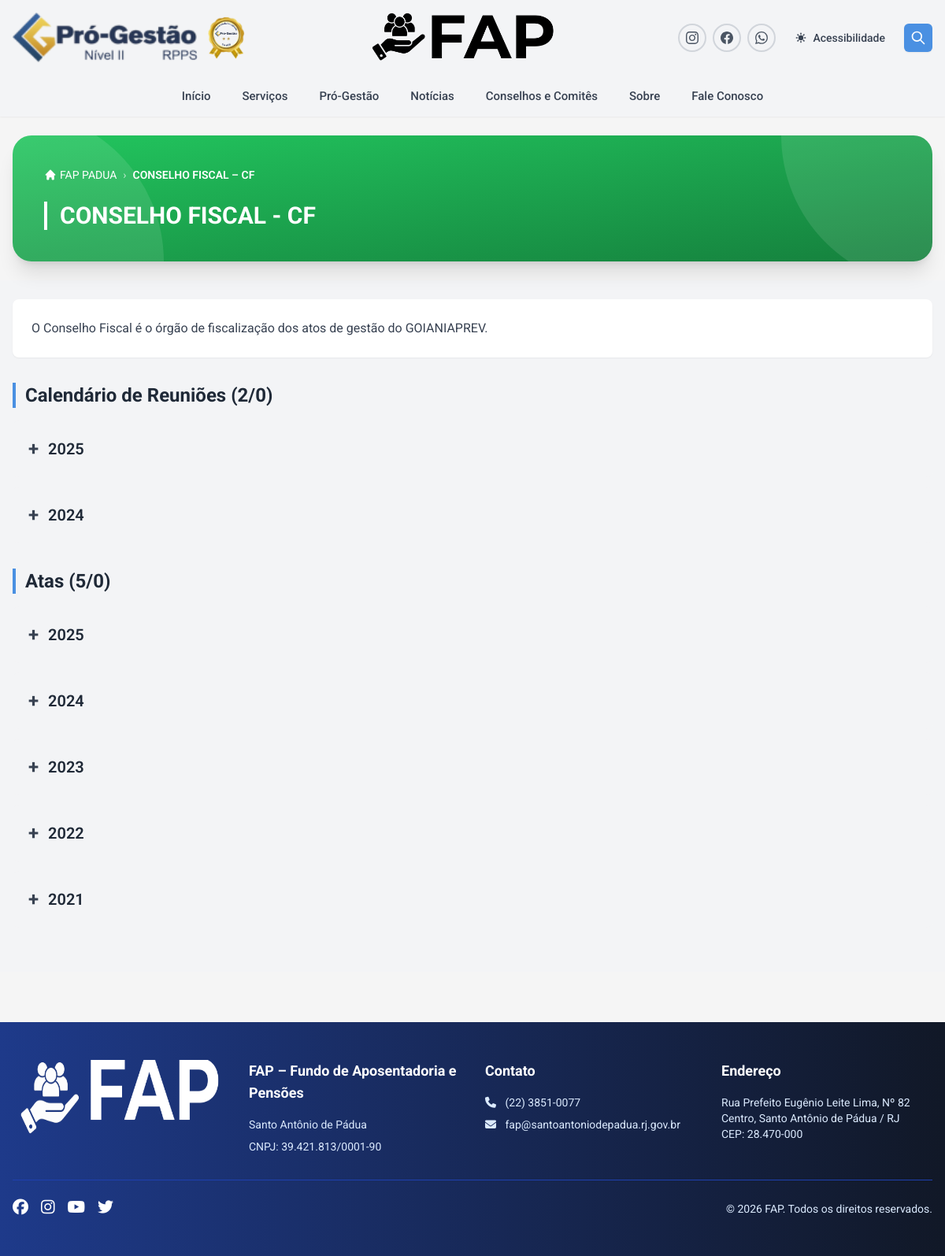
/conselho-fiscal.php, run on the app's committed database.
### tables this page shows
CREATE TABLE IF NOT EXISTS conselhos (
    id INT AUTO_INCREMENT PRIMARY KEY,
    nome VARCHAR(255) NOT NULL,
    slug VARCHAR(255) NOT NULL UNIQUE,
    descricao TEXT,
    ordem INT DEFAULT 0,
    ativo BOOLEAN DEFAULT 1,
    created_at TIMESTAMP DEFAULT CURRENT_TIMESTAMP,
    updated_at TIMESTAMP DEFAULT CURRENT_TIMESTAMP ON UPDATE CURRENT_TIMESTAMP
);

CREATE TABLE IF NOT EXISTS conselho_anos (
    id INT AUTO_INCREMENT PRIMARY KEY,
    secao_id INT NOT NULL,
    ano INT NOT NULL,
    ordem INT DEFAULT 0,
    created_at TIMESTAMP DEFAULT CURRENT_TIMESTAMP,
    FOREIGN KEY (secao_id) REFERENCES conselho_secoes(id) ON DELETE CASCADE
);

### conselho-fiscal.php (the view, shortened to what this page needs)
<?php
$pdo = Database::getInstance()->getConnection();
$stmt = $pdo->prepare("SELECT * FROM conselhos WHERE slug = 'conselho-fiscal' AND ativo = 1");
$stmt->execute();
$conselho = $stmt->fetch();
$stmt = $pdo->prepare("
    SELECT
        s.id as secao_id,
        s.titulo as secao_titulo,
        a.id as ano_id,
        a.ano,
        COUNT(arq.id) as total_arquivos
    FROM conselho_secoes s
    LEFT JOIN conselho_anos a ON s.id = a.secao_id
    LEFT JOIN conselho_arquivos arq ON a.id = arq.ano_id
    WHERE s.conselho_id = ? AND s.ativo = 1
    GROUP BY s.id, s.titulo, a.id, a.ano
    ORDER BY s.ordem ASC, a.ano DESC
");
$stmt->execute([$conselho['id']]);
$dados = $stmt->fetchAll(PDO::FETCH_GROUP);
?>
<!DOCTYPE html>
<html lang="pt-BR">
<head>
    <script src="https://cdn.tailwindcss.com"></script>
</head>
<body class="bg-white">
<?php include 'includes/header.php'; ?>
<section class="py-6">
    <div class="max-w-7xl mx-auto px-4">
        <div class="bg-gradient-to-br from-green-500 to-green-700 rounded-3xl p-10 shadow-xl relative overflow-hidden">
            <div class="absolute inset-0 opacity-10">
                <div class="absolute top-0 right-0 w-96 h-96 bg-white rounded-full -mr-48 -mt-48"></div>
                <div class="absolute bottom-0 left-0 w-96 h-96 bg-white rounded-full -ml-48 -mb-48"></div>
            </div>
            <div class="relative z-10">
                <nav class="mb-6">
                    <ol class="flex items-center gap-2 text-white text-sm">
                        <li>
                            <a href="/" class="hover:underline flex items-center gap-1">
                                <svg class="w-4 h-4" fill="currentColor" viewBox="0 0 20 20">
                                    <path d="M10.707 2.293a1 1 0 00-1.414 0l-7 7a1 1 0 001.414 1.414L4 10.414V17a1 1 0 001 1h2a1 1 0 001-1v-2a1 1 0 011-1h2a1 1 0 011 1v2a1 1 0 001 1h2a1 1 0 001-1v-6.586l.293.293a1 1 0 001.414-1.414l-7-7z"/>
                                </svg>
                                FAP PADUA
                            </a>
                        </li>
                        <li class="text-white/70">›</li>
                        <li class="font-semibold">CONSELHO FISCAL – CF</li>
                    </ol>
                </nav>
                <h1 class="text-white text-2xl md:text-3xl font-bold border-l-4 border-white pl-4">CONSELHO FISCAL - CF</h1>
            </div>
        </div>
    </div>
</section>
<section class="py-6 bg-gray-100">
    <div class="max-w-7xl mx-auto px-4">
        <div class="bg-white rounded-lg shadow-sm p-6 mb-8">
            <p class="text-gray-700 leading-relaxed">
                <?php echo nl2br(htmlspecialchars($conselho['descricao'])); ?>
            </p>
        </div>
        <?php
        $stmt = $pdo->prepare("
            SELECT s.*, a.id as ano_id, a.ano
            FROM conselho_secoes s
            LEFT JOIN conselho_anos a ON s.id = a.secao_id
            WHERE s.conselho_id = ? AND s.ativo = 1
            ORDER BY s.ordem ASC, a.ano DESC
        ");
        $stmt->execute([$conselho['id']]);
        $secoes_raw = $stmt->fetchAll();
        $secoes = [];
        foreach ($secoes_raw as $row) {
            $secao_id = $row['id'];
            if (!isset($secoes[$secao_id])) {
                $secoes[$secao_id] = [
                    'titulo' => $row['titulo'],
                    'anos' => []
                ];
            }
            if ($row['ano_id']) {
                $stmt_count = $pdo->prepare("SELECT COUNT(*) FROM conselho_arquivos WHERE ano_id = ?");
                $stmt_count->execute([$row['ano_id']]);
                $total = $stmt_count->fetchColumn();
                $secoes[$secao_id]['anos'][] = [
                    'id' => $row['ano_id'],
                    'ano' => $row['ano'],
                    'total_arquivos' => $total
                ];
            }
        }
        foreach ($secoes as $secao):
        ?>
        <div class="mb-8">
            <div class="flex items-center gap-3 mb-4">
                <div class="w-1 h-8 bg-green-primary"></div>
                <h2 class="text-2xl font-bold text-gray-800">
                    <?php echo htmlspecialchars($secao['titulo']); ?>
                    (<?php echo count($secao['anos']); ?>/<?php echo array_sum(array_column($secao['anos'], 'total_arquivos')); ?>)
                </h2>
            </div>
            <div class="space-y-3">
                <?php foreach ($secao['anos'] as $ano_data): ?>
                <div class="bg-gray-100 rounded-lg">
                    <button
                        onclick="toggleAno(<?php echo $ano_data['id']; ?>)"
                        class="w-full flex items-center justify-between p-5 hover:bg-gray-200 transition-colors rounded-lg"
                    >
                        <div class="flex items-center gap-3">
                            <span class="text-2xl font-bold text-gray-700">+</span>
                            <span class="text-xl font-semibold text-gray-800"><?php echo $ano_data['ano']; ?></span>
                        </div>
                    </button>
                </div>
                <?php endforeach; ?>
            </div>
        </div>
        <?php endforeach; ?>
    </div>
</section>
<?php include 'includes/footer.php'; ?>
</body>
</html>

### includes/header.php (shortened to what this page needs)
<?php
$currentPage = basename($_SERVER['PHP_SELF'], '.php');
?>
<!DOCTYPE html>
<html lang="pt-BR">
<head>
    <script src="https://cdn.tailwindcss.com"></script>
    <link rel="stylesheet" href="https://cdnjs.cloudflare.com/ajax/libs/font-awesome/6.5.1/css/all.min.css">
</head>
<body class="font-sans" style="background-color: #f5f5f5">
    <header class="bg-gray-100 shadow-sm">
        <div class="max-w-7xl mx-auto px-4">
            <div class="flex items-center justify-between py-4">
                <div class="hidden lg:flex items-center gap-3">
                    <img src="/imagens/SELOPROGESTAO-NIVELII-RPPS-05f-1.png" alt="Selo Pró-Gestão" class="h-16 w-auto">
                    <a href="/progestao">
                        <img src="/imagens/progestao2.png" alt="Pró-Gestão Nível II" class="h-14 w-auto">
                    </a>
                </div>
                <a href="/" class="flex items-center">
                    <img id="site-logo" src="/imagens/fap logo preto.png" alt="FAP Pádua" class="h-12 md:h-16 w-auto">
                </a>
                <div class="flex items-center gap-2 md:gap-3">
                    <div class="hidden md:flex items-center gap-2">
                        <a href="https://www.instagram.com/fappadua/" target="_blank" class="w-9 h-9 rounded-full border-2 border-gray-300 flex items-center justify-center text-gray-600 hover:border-green-primary hover:text-green-primary transition-all">
                        </a>
                        <a href="#" target="_blank" class="w-9 h-9 rounded-full border-2 border-gray-300 flex items-center justify-center text-gray-600 hover:border-green-primary hover:text-green-primary transition-all">
                        </a>
                        <a href="https://wa.me/5522000000000" target="_blank" class="w-9 h-9 rounded-full border-2 border-gray-300 flex items-center justify-center text-gray-600 hover:border-green-primary hover:text-green-primary transition-all">
                        </a>
                    </div>
                    <div class="hidden md:block relative accessibility-menu">
                        <button class="flex items-center gap-2 text-sm text-gray-700 hover:text-green-primary transition-colors px-3 py-1.5 rounded hover:bg-white">
                            <span class="hidden lg:inline font-medium">Acessibilidade</span>
                        </button>
                    </div>
                    <button id="search-btn" class="bg-green-primary text-white w-9 h-9 rounded-md flex items-center justify-center hover:bg-green-dark transition-colors shadow-sm">
                        <svg class="w-5 h-5" fill="none" stroke="currentColor" viewBox="0 0 24 24"><path stroke-linecap="round" stroke-linejoin="round" stroke-width="2" d="M21 21l-6-6m2-5a7 7 0 11-14 0 7 7 0 0114 0z"/></svg>
                    </button>
                </div>
            </div>
        </div>
    </header>
    <nav class="hidden md:block bg-gray-100 sticky top-0 z-50 shadow-sm">
        <div class="max-w-7xl mx-auto px-4">
            <ul class="flex flex-nowrap items-center justify-center gap-6 lg:gap-10 py-3.5">
                <li class="whitespace-nowrap"><a href="/" class="<?php echo ($currentPage === 'inicio') ? 'text-green-primary' : 'text-gray-700'; ?> font-medium text-[15px] hover:text-green-primary transition-colors">Início</a></li>
                <li class="whitespace-nowrap"><a href="/servicos" class="<?php echo ($currentPage === 'servicos') ? 'text-green-primary' : 'text-gray-700'; ?> font-medium text-[15px] hover:text-green-primary transition-colors">Serviços</a></li>
                <li class="whitespace-nowrap"><a href="/progestao" class="<?php echo ($currentPage === 'progestao') ? 'text-green-primary' : 'text-gray-700'; ?> font-medium text-[15px] hover:text-green-primary transition-colors">Pró-Gestão</a></li>
                <li class="whitespace-nowrap"><a href="/noticias" class="<?php echo ($currentPage === 'noticias' || $currentPage === 'noticia') ? 'text-green-primary' : 'text-gray-700'; ?> font-medium text-[15px] hover:text-green-primary transition-colors">Notícias</a></li>
                <li class="whitespace-nowrap"><a href="/conselhos-e-comites" class="<?php echo ($currentPage === 'conselhos-e-comites') ? 'text-green-primary' : 'text-gray-700'; ?> font-medium text-[15px] hover:text-green-primary transition-colors">Conselhos e Comitês</a></li>
                <li class="whitespace-nowrap"><a href="/sobre" class="<?php echo ($currentPage === 'sobre') ? 'text-green-primary' : 'text-gray-700'; ?> font-medium text-[15px] hover:text-green-primary transition-colors">Sobre</a></li>
                <li class="whitespace-nowrap"><a href="/contato" class="<?php echo ($currentPage === 'contato') ? 'text-green-primary' : 'text-gray-700'; ?> font-medium text-[15px] hover:text-green-primary transition-colors">Fale Conosco</a></li>
            </ul>
        </div>
    </nav>
    <main>

### includes/footer.php (shortened to what this page needs)
    </main>
    <footer class="bg-gradient-to-r from-blue-900 to-gray-900 text-white py-8 md:py-12 mt-16">
        <div class="max-w-7xl mx-auto px-4">
            <div class="grid grid-cols-1 sm:grid-cols-2 lg:grid-cols-4 gap-6 md:gap-8 mb-6 md:mb-8">
                <div class="flex items-start justify-center sm:justify-start">
                    <img src="/imagens/fap logo.png" alt="FAP Logo" class="h-16 md:h-24 w-auto">
                </div>
                <div class="text-center sm:text-left">
                    <h3 class="text-base md:text-lg font-bold mb-3 md:mb-4">FAP – Fundo de Aposentadoria e Pensões</h3>
                    <p class="text-xs md:text-sm text-blue-100 mb-2">Santo Antônio de Pádua</p>
                    <p class="text-xs md:text-sm text-blue-100">CNPJ: 39.421.813/0001-90</p>
                </div>
                <div class="text-center sm:text-left">
                    <h3 class="text-base md:text-lg font-bold mb-3 md:mb-4">Contato</h3>
                    <div class="space-y-2 text-xs md:text-sm text-blue-100">
                        <p><i class="fas fa-phone mr-2"></i> (22) 3851-0077</p>
                        <p><i class="fas fa-envelope mr-2"></i> fap@santoantoniodepadua.rj.gov.br</p>
                    </div>
                </div>
                <div class="text-center sm:text-left">
                    <h3 class="text-base md:text-lg font-bold mb-3 md:mb-4">Endereço</h3>
                    <p class="text-xs md:text-sm text-blue-100">
                        Rua Prefeito Eugênio Leite Lima, Nº 82<br>
                        Centro, Santo Antônio de Pádua / RJ<br>
                        CEP: 28.470-000
                    </p>
                </div>
            </div>
            <div class="border-t border-blue-800 pt-4 md:pt-6 flex flex-col md:flex-row items-center justify-between gap-4">
                <div class="flex space-x-4 mb-4 md:mb-0">
                    <a href="#" class="text-white hover:text-blue-300 transition">
                        <i class="fab fa-facebook text-xl"></i>
                    </a>
                    <a href="#" class="text-white hover:text-blue-300 transition">
                        <i class="fab fa-instagram text-xl"></i>
                    </a>
                    <a href="#" class="text-white hover:text-blue-300 transition">
                        <i class="fab fa-youtube text-xl"></i>
                    </a>
                    <a href="#" class="text-white hover:text-blue-300 transition">
                        <i class="fab fa-twitter text-xl"></i>
                    </a>
                </div>
                <p class="text-sm text-blue-100">© <?php echo date('Y'); ?> FAP. Todos os direitos reservados.</p>
            </div>
        </div>
    </footer>
</body>
</html>

### data on the page
conselhos: descricao "O Conselho Fiscal é o órgão de fiscalização dos atos de gestão do GOIANIAPREV."
conselho_anos: ano "2025"
conselho_anos: ano "2025"
conselho_anos: ano "2024"
conselho_anos: ano "2023"
conselho_anos: ano "2022"
conselho_anos: ano "2021"

### other printed values
$secao['titulo'] "Calendário de Reuniões"
count($secao['anos']) "2"
array_sum(array_column($secao['anos'], 'total_arquivos')) "0"
$ano_data['ano'] "2024"
$secao['titulo'] "Atas"
count($secao['anos']) "5"
